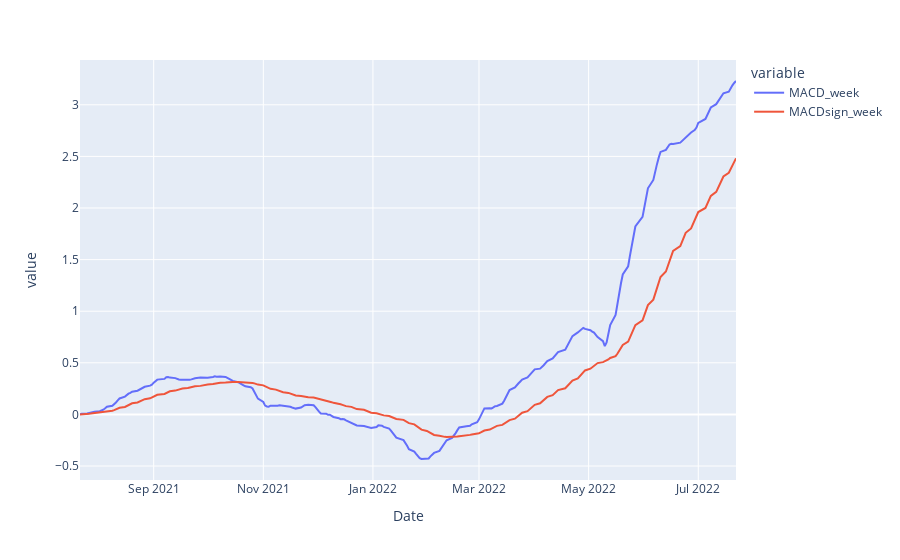

Notebook code for this chart:
### Markdown cell above
## ---------------------------------------------------------------------

### Code cell
# DAs ist der Ticker fiel, der alle Ticker enthaelt, die gelsen werden:
tkr = pd.read_csv(singleticker_file,sep=";",decimal=',',parse_dates=True,index_col=0)
        #df = yf.download(ticker, start=start_date.strftime("%Y-%m-%d"), end=end_date.strftime("%Y-%m-%d"))
    
for i in tkr["ticker"]:
    file=pfad+ "/"  + i + ".csv"
    df = pd.read_csv(file,sep=";",decimal=',',parse_dates=True,index_col=0)
    #print(file)
    df["dummy"]= df["Factor"]-df["EMA100"]
    df["dummy"]=df["dummy"].fillna(0)
    Indikatoren.Zscore_rolling(df,"dummy",100)
    #df["Zscore"]=stats.zscore(df["dummy"])
    #Prüfe auf z-score
    if (df["z-score"][-1] < -1.5) or (df["z-score"][-1] > 1.5):
        mydict["ticker"]=i
        mydict["z-score"]=df["z-score"][-1]
        mydict["Name"]=tkr["name"][tkr["ticker"]==i]
        
    if((df["MACDdif_week"][-1] > 0) and \
        ((df["MACD_week"][-1] > 0) and (df["MACDsign_week"][-1] < 0))):
            mydict["MACDsignal"]="Long"
    if((df["MACDdif_week"][-1] < 0) and \
        ((df["MACD_week"][-1] < 0) and (df["MACDsign_week"][-1] > 0))):
            mydict["MACDsignal"]="Short"        
    exportList =exportList.append(mydict,ignore_index=True) 
    
    if i == "HRB":
        fig = px.line(df, x=df.index, y=[df["MACD_week"],df["MACDsign_week"]])
        fig.show()   
#exportList.style.background_gradient()
print(exportList.sort_values(by="z-score",ascending=False))

### Figure 1 — Plotly figure (JSON) as saved in the notebook; plotly's stock layout.template omitted (floating-point values rounded to 4 significant figures; data arrays with more than 128 entries replaced by an {"elided": "..."} marker saying what was removed)
{"data": [{"hovertemplate": "variable=MACD_week<br>Date=%{x}<br>value=%{y}<extra></extra>", "legendgroup": "MACD_week", "line": {"color": "#636efa", "dash": "solid"}, "marker": {"symbol": "circle"}, "mode": "lines", "name": "MACD_week", "orientation": "v", "showlegend": true, "type": "scatter", "x": {"elided": "253 str values"}, "xaxis": "x", "y": {"elided": "253 float values"}, "yaxis": "y"}, {"hovertemplate": "variable=MACDsign_week<br>Date=%{x}<br>value=%{y}<extra></extra>", "legendgroup": "MACDsign_week", "line": {"color": "#EF553B", "dash": "solid"}, "marker": {"symbol": "circle"}, "mode": "lines", "name": "MACDsign_week", "orientation": "v", "showlegend": true, "type": "scatter", "x": {"elided": "253 str values"}, "xaxis": "x", "y": {"elided": "253 float values"}, "yaxis": "y"}], "layout": {"legend": {"title": {"text": "variable"}, "tracegroupgap": 0}, "margin": {"t": 60}, "xaxis": {"anchor": "y", "domain": [0, 1], "title": {"text": "Date"}}, "yaxis": {"anchor": "x", "domain": [0, 1], "title": {"text": "value"}}}}
